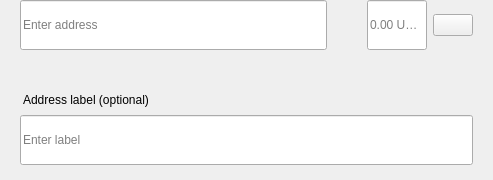
<?xml version="1.0" encoding="UTF-8"?>
<ui version="4.0">
 <class>SendMultiRow</class>
 <widget class="QWidget" name="SendMultiRow">
  <property name="geometry">
   <rect>
    <x>0</x>
    <y>0</y>
    <width>493</width>
    <height>180</height>
   </rect>
  </property>
  <property name="minimumSize">
   <size>
    <width>0</width>
    <height>0</height>
   </size>
  </property>
  <property name="maximumSize">
   <size>
    <width>16777215</width>
    <height>16777215</height>
   </size>
  </property>
  <property name="windowTitle">
   <string>Form</string>
  </property>
  <layout class="QVBoxLayout" name="verticalLayout_3">
   <property name="spacing">
    <number>0</number>
   </property>
   <property name="leftMargin">
    <number>0</number>
   </property>
   <property name="topMargin">
    <number>0</number>
   </property>
   <property name="rightMargin">
    <number>20</number>
   </property>
   <property name="bottomMargin">
    <number>5</number>
   </property>
   <item alignment="Qt::AlignTop">
    <widget class="QWidget" name="widget" native="true">
     <property name="sizePolicy">
      <sizepolicy hsizetype="Expanding" vsizetype="Maximum">
       <horstretch>0</horstretch>
       <verstretch>0</verstretch>
      </sizepolicy>
     </property>
     <property name="minimumSize">
      <size>
       <width>0</width>
       <height>60</height>
      </size>
     </property>
     <property name="maximumSize">
      <size>
       <width>16777215</width>
       <height>85</height>
      </size>
     </property>
     <layout class="QHBoxLayout" name="horizontalLayout" stretch="6,0,2">
      <property name="spacing">
       <number>0</number>
      </property>
      <property name="leftMargin">
       <number>8</number>
      </property>
      <property name="topMargin">
       <number>0</number>
      </property>
      <property name="rightMargin">
       <number>0</number>
      </property>
      <property name="bottomMargin">
       <number>0</number>
      </property>
      <item alignment="Qt::AlignTop">
       <widget class="QStackedWidget" name="stackedAddress">
        <property name="minimumSize">
         <size>
          <width>0</width>
          <height>50</height>
         </size>
        </property>
        <property name="maximumSize">
         <size>
          <width>16777215</width>
          <height>50</height>
         </size>
        </property>
        <widget class="QWidget" name="page_4">
         <property name="sizePolicy">
          <sizepolicy hsizetype="Expanding" vsizetype="Preferred">
           <horstretch>0</horstretch>
           <verstretch>0</verstretch>
          </sizepolicy>
         </property>
         <property name="minimumSize">
          <size>
           <width>0</width>
           <height>50</height>
          </size>
         </property>
         <property name="maximumSize">
          <size>
           <width>16777215</width>
           <height>55</height>
          </size>
         </property>
         <layout class="QVBoxLayout" name="verticalLayout_7">
          <property name="spacing">
           <number>0</number>
          </property>
          <property name="leftMargin">
           <number>12</number>
          </property>
          <property name="topMargin">
           <number>0</number>
          </property>
          <property name="rightMargin">
           <number>0</number>
          </property>
          <property name="bottomMargin">
           <number>0</number>
          </property>
          <item>
           <widget class="QLineEdit" name="lineEditAddress">
            <property name="minimumSize">
             <size>
              <width>0</width>
              <height>50</height>
             </size>
            </property>
            <property name="maximumSize">
             <size>
              <width>16777215</width>
              <height>50</height>
             </size>
            </property>
            <property name="placeholderText">
             <string>Enter address</string>
            </property>
           </widget>
          </item>
         </layout>
        </widget>
        <widget class="QWidget" name="page_3"/>
       </widget>
      </item>
      <item>
       <spacer name="horizontalSpacer_3">
        <property name="orientation">
         <enum>Qt::Horizontal</enum>
        </property>
        <property name="sizeType">
         <enum>QSizePolicy::Fixed</enum>
        </property>
        <property name="sizeHint" stdset="0">
         <size>
          <width>40</width>
          <height>20</height>
         </size>
        </property>
       </spacer>
      </item>
      <item>
       <layout class="QHBoxLayout" name="horizontalLayout_2">
        <property name="spacing">
         <number>6</number>
        </property>
        <item alignment="Qt::AlignTop">
         <widget class="QLineEdit" name="lineEditAmount">
          <property name="sizePolicy">
           <sizepolicy hsizetype="Expanding" vsizetype="Preferred">
            <horstretch>0</horstretch>
            <verstretch>0</verstretch>
           </sizepolicy>
          </property>
          <property name="minimumSize">
           <size>
            <width>0</width>
            <height>50</height>
           </size>
          </property>
          <property name="maximumSize">
           <size>
            <width>16777215</width>
            <height>50</height>
           </size>
          </property>
          <property name="maxLength">
           <number>17</number>
          </property>
          <property name="alignment">
           <set>Qt::AlignLeading|Qt::AlignLeft|Qt::AlignVCenter</set>
          </property>
          <property name="placeholderText">
           <string notr="true">0.00 USDSP</string>
          </property>
         </widget>
        </item>
        <item>
         <layout class="QVBoxLayout" name="verticalLayout">
          <property name="topMargin">
           <number>14</number>
          </property>
          <property name="bottomMargin">
           <number>0</number>
          </property>
          <item alignment="Qt::AlignTop">
           <widget class="QPushButton" name="btnMenu">
            <property name="minimumSize">
             <size>
              <width>0</width>
              <height>0</height>
             </size>
            </property>
            <property name="maximumSize">
             <size>
              <width>16777215</width>
              <height>16777215</height>
             </size>
            </property>
            <property name="focusPolicy">
             <enum>Qt::NoFocus</enum>
            </property>
            <property name="text">
             <string/>
            </property>
           </widget>
          </item>
         </layout>
        </item>
       </layout>
      </item>
     </layout>
    </widget>
   </item>
   <item>
    <widget class="QWidget" name="layoutLabel" native="true">
     <property name="minimumSize">
      <size>
       <width>0</width>
       <height>0</height>
      </size>
     </property>
     <property name="maximumSize">
      <size>
       <width>16777215</width>
       <height>16777215</height>
      </size>
     </property>
     <layout class="QVBoxLayout" name="verticalLayout_9">
      <property name="spacing">
       <number>6</number>
      </property>
      <property name="leftMargin">
       <number>20</number>
      </property>
      <property name="topMargin">
       <number>0</number>
      </property>
      <property name="rightMargin">
       <number>0</number>
      </property>
      <property name="bottomMargin">
       <number>10</number>
      </property>
      <item>
       <spacer name="verticalSpacer">
        <property name="orientation">
         <enum>Qt::Vertical</enum>
        </property>
        <property name="sizeType">
         <enum>QSizePolicy::Fixed</enum>
        </property>
        <property name="sizeHint" stdset="0">
         <size>
          <width>20</width>
          <height>20</height>
         </size>
        </property>
       </spacer>
      </item>
      <item>
       <widget class="QLabel" name="labelSubtitleDescription">
        <property name="styleSheet">
         <string notr="true">margin-bottom:2px;
margin-left:0.05px;
padding:0px;</string>
        </property>
        <property name="text">
         <string>Address label (optional)</string>
        </property>
       </widget>
      </item>
      <item>
       <widget class="QLineEdit" name="lineEditDescription">
        <property name="minimumSize">
         <size>
          <width>0</width>
          <height>50</height>
         </size>
        </property>
        <property name="maximumSize">
         <size>
          <width>16777215</width>
          <height>50</height>
         </size>
        </property>
        <property name="placeholderText">
         <string>Enter label</string>
        </property>
       </widget>
      </item>
     </layout>
    </widget>
   </item>
  </layout>
 </widget>
 <resources/>
 <connections/>
</ui>
